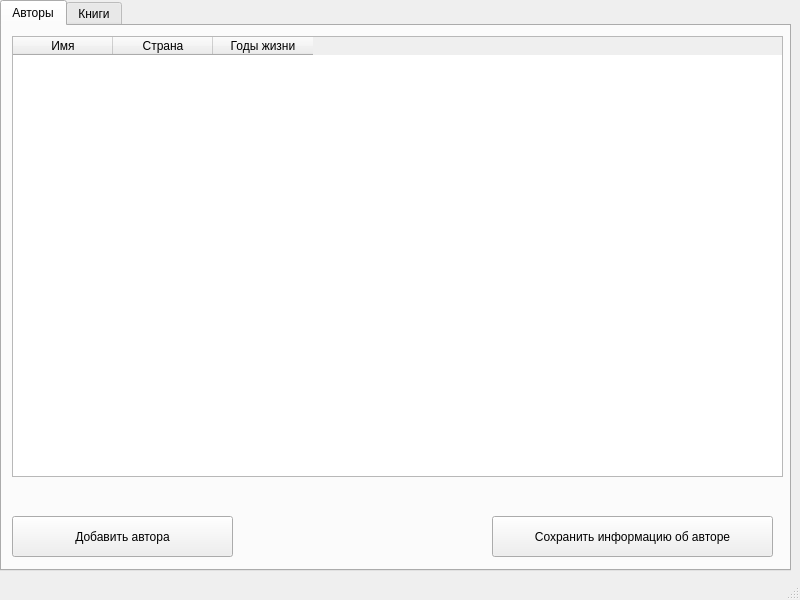
<?xml version="1.0" encoding="UTF-8"?>
<ui version="4.0">
 <class>MainWindow</class>
 <widget class="QMainWindow" name="MainWindow">
  <property name="geometry">
   <rect>
    <x>0</x>
    <y>0</y>
    <width>800</width>
    <height>600</height>
   </rect>
  </property>
  <property name="minimumSize">
   <size>
    <width>800</width>
    <height>600</height>
   </size>
  </property>
  <property name="maximumSize">
   <size>
    <width>800</width>
    <height>600</height>
   </size>
  </property>
  <property name="windowTitle">
   <string>MainWindow</string>
  </property>
  <widget class="QWidget" name="centralwidget">
   <widget class="QTabWidget" name="tabWidget">
    <property name="geometry">
     <rect>
      <x>0</x>
      <y>0</y>
      <width>791</width>
      <height>571</height>
     </rect>
    </property>
    <property name="accessibleName">
     <string/>
    </property>
    <property name="currentIndex">
     <number>0</number>
    </property>
    <widget class="QWidget" name="tab">
     <attribute name="title">
      <string>Авторы</string>
     </attribute>
     <widget class="QTableWidget" name="authorsWidget">
      <property name="geometry">
       <rect>
        <x>10</x>
        <y>10</y>
        <width>771</width>
        <height>441</height>
       </rect>
      </property>
      <column>
       <property name="text">
        <string>Имя</string>
       </property>
      </column>
      <column>
       <property name="text">
        <string>Страна</string>
       </property>
      </column>
      <column>
       <property name="text">
        <string>Годы жизни</string>
       </property>
      </column>
     </widget>
     <widget class="QPushButton" name="pushButton">
      <property name="geometry">
       <rect>
        <x>10</x>
        <y>490</y>
        <width>221</width>
        <height>41</height>
       </rect>
      </property>
      <property name="styleSheet">
       <string notr="true">font: 12pt &quot;MS Shell Dlg 2&quot;;</string>
      </property>
      <property name="text">
       <string>Добавить автора</string>
      </property>
     </widget>
     <widget class="QPushButton" name="pushButton_2">
      <property name="geometry">
       <rect>
        <x>490</x>
        <y>490</y>
        <width>281</width>
        <height>41</height>
       </rect>
      </property>
      <property name="styleSheet">
       <string notr="true">font: 12pt &quot;MS Shell Dlg 2&quot;;</string>
      </property>
      <property name="text">
       <string>Сохранить информацию об авторе</string>
      </property>
     </widget>
    </widget>
    <widget class="QWidget" name="tab_2">
     <attribute name="title">
      <string>Книги</string>
     </attribute>
     <widget class="QTableWidget" name="authorsWidget_2">
      <property name="geometry">
       <rect>
        <x>10</x>
        <y>10</y>
        <width>771</width>
        <height>441</height>
       </rect>
      </property>
      <column>
       <property name="text">
        <string>id автора</string>
       </property>
      </column>
      <column>
       <property name="text">
        <string>Название</string>
       </property>
      </column>
      <column>
       <property name="text">
        <string>Количество страниц</string>
       </property>
      </column>
      <column>
       <property name="text">
        <string>Издательство</string>
       </property>
      </column>
      <column>
       <property name="text">
        <string>Год издания</string>
       </property>
      </column>
     </widget>
     <widget class="QPushButton" name="pushButton_3">
      <property name="geometry">
       <rect>
        <x>160</x>
        <y>480</y>
        <width>471</width>
        <height>51</height>
       </rect>
      </property>
      <property name="styleSheet">
       <string notr="true">font: 14pt &quot;MS Shell Dlg 2&quot;;</string>
      </property>
      <property name="text">
       <string>Добавить книгу</string>
      </property>
     </widget>
    </widget>
   </widget>
  </widget>
  <widget class="QStatusBar" name="statusbar"/>
 </widget>
 <resources/>
 <connections/>
</ui>
